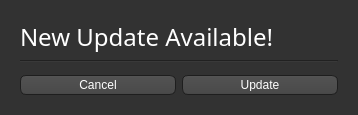
<?xml version="1.0" encoding="UTF-8"?>
<ui version="4.0">
 <class>Update</class>
 <widget class="QDialog" name="Update">
  <property name="windowModality">
   <enum>Qt::ApplicationModal</enum>
  </property>
  <property name="geometry">
   <rect>
    <x>0</x>
    <y>0</y>
    <width>312</width>
    <height>115</height>
   </rect>
  </property>
  <property name="windowTitle">
   <string>Updater</string>
  </property>
  <property name="styleSheet">
   <string notr="true">QToolTip
{
     border: 1px solid black;
     background-color: #ffa02f;
     padding: 1px;
     border-radius: 3px;
     opacity: 100;
}

QWidget
{
    color: white;
    background-color: #323232;
}

QWidget:item:hover
{
    background-color: QLinearGradient( x1: 0, y1: 0, x2: 0, y2: 1, stop: 0 #ffa02f, stop: 1 #ca0619);
    color: #000000;
}

QWidget:item:selected
{
    background-color: QLinearGradient( x1: 0, y1: 0, x2: 0, y2: 1, stop: 0 #ffa02f, stop: 1 #d7801a);
}

QMenuBar
{
	background: #242424;
}

QMenuBar::item
{
    background: transparent;
}

QMenuBar::item:selected
{
    background: transparent;
    border: 1px solid #ffaa00;
}

QMenuBar::item:pressed
{
    background: #444;
    border: 1px solid #000;
    background-color: QLinearGradient(
        x1:0, y1:0,
        x2:0, y2:1,
        stop:1 #212121,
        stop:0.4 #343434/*,
        stop:0.2 #343434,
        stop:0.1 #ffaa00*/
    );
    margin-bottom:-1px;
    padding-bottom:1px;
}

QMenu
{
    border: 1px solid #000;
}

QMenu::item
{
    padding: 2px 20px 2px 20px;
}

QMenu::item:selected
{
    color: #000000;
}

QWidget:disabled
{
    color: #404040;
    background-color: #323232;
}

QLineEdit
{
    background-color: QLinearGradient( x1: 0, y1: 0, x2: 0, y2: 1, stop: 0 #4d4d4d, stop: 0 #646464, stop: 1 #5d5d5d);
    padding: 1px;
    border-style: solid;
    border: 1px solid #1e1e1e;
    border-radius: 5;
}

QPushButton
{
    color: white;
    background-color: QLinearGradient( x1: 0, y1: 0, x2: 0, y2: 1, stop: 0 #565656, stop: 0.1 #525252, stop: 0.5 #4e4e4e, stop: 0.9 #4a4a4a, stop: 1 #464646);
    border-width: 1px;
    border-color: #1e1e1e;
    border-style: solid;
    border-radius: 6;
    padding: 3px;
    padding-left: 5px;
    padding-right: 5px;
}

QPushButton:pressed
{
    background-color: QLinearGradient( x1: 0, y1: 0, x2: 0, y2: 1, stop: 0 #2d2d2d, stop: 0.1 #2b2b2b, stop: 0.5 #292929, stop: 0.9 #282828, stop: 1 #252525);
}

QComboBox
{
    selection-background-color: #ffaa00;
    background-color: QLinearGradient( x1: 0, y1: 0, x2: 0, y2: 1, stop: 0 #565656, stop: 0.1 #525252, stop: 0.5 #4e4e4e, stop: 0.9 #4a4a4a, stop: 1 #464646);
    border-style: solid;
    border: 1px solid #1e1e1e;
    border-radius: 5;
}

QComboBox:hover,QPushButton:hover
{
    border: 2px solid QLinearGradient( x1: 0, y1: 0, x2: 0, y2: 1, stop: 0 #ffa02f, stop: 1 #d7801a);
}


QComboBox:on
{
    padding-top: 3px;
    padding-left: 4px;
    background-color: QLinearGradient( x1: 0, y1: 0, x2: 0, y2: 1, stop: 0 #2d2d2d, stop: 0.1 #2b2b2b, stop: 0.5 #292929, stop: 0.9 #282828, stop: 1 #252525);
    selection-background-color: #ffaa00;
}

QComboBox QAbstractItemView
{
    border: 2px solid darkgray;
    selection-background-color: QLinearGradient( x1: 0, y1: 0, x2: 0, y2: 1, stop: 0 #ffa02f, stop: 1 #d7801a);
}

QComboBox::drop-down
{
     subcontrol-origin: padding;
     subcontrol-position: top right;
     width: 15px;

     border-left-width: 0px;
     border-left-color: darkgray;
     border-left-style: solid; /* just a single line */
     border-top-right-radius: 3px; /* same radius as the QComboBox */
     border-bottom-right-radius: 3px;
 }

QComboBox::down-arrow
{
     image: url(:/down_arrow.png);
}

QGroupBox:focus
{
border: 2px solid QLinearGradient( x1: 0, y1: 0, x2: 0, y2: 1, stop: 0 #ffa02f, stop: 1 #d7801a);
}

QTextEdit:focus
{
    border: 2px solid QLinearGradient( x1: 0, y1: 0, x2: 0, y2: 1, stop: 0 #ffa02f, stop: 1 #d7801a);
}

QScrollBar:horizontal {
     border: 1px solid #222222;
     background: QLinearGradient( x1: 0, y1: 0, x2: 0, y2: 1, stop: 0.0 #121212, stop: 0.2 #282828, stop: 1 #484848);
     height: 7px;
     margin: 0px 16px 0 16px;
}

QScrollBar::handle:horizontal
{
      background: QLinearGradient( x1: 0, y1: 0, x2: 1, y2: 0, stop: 0 #ffa02f, stop: 0.5 #d7801a, stop: 1 #ffa02f);
      min-height: 20px;
      border-radius: 2px;
}

QScrollBar::add-line:horizontal {
      border: 1px solid #1b1b19;
      border-radius: 2px;
      background: QLinearGradient( x1: 0, y1: 0, x2: 1, y2: 0, stop: 0 #ffa02f, stop: 1 #d7801a);
      width: 14px;
      subcontrol-position: right;
      subcontrol-origin: margin;
}

QScrollBar::sub-line:horizontal {
      border: 1px solid #1b1b19;
      border-radius: 2px;
      background: QLinearGradient( x1: 0, y1: 0, x2: 1, y2: 0, stop: 0 #ffa02f, stop: 1 #d7801a);
      width: 14px;
     subcontrol-position: left;
     subcontrol-origin: margin;
}

QAbstractItemView
{
    background-color: #121212;
}

QScrollBar::right-arrow:horizontal, QScrollBar::left-arrow:horizontal
{
      border: 1px solid black;
      width: 1px;
      height: 1px;
      background: white;
}

QScrollBar::add-page:horizontal, QScrollBar::sub-page:horizontal
{
      background: none;
}

QScrollBar:vertical
{
      background: QLinearGradient( x1: 0, y1: 0, x2: 1, y2: 0, stop: 0.0 #121212, stop: 0.2 #282828, stop: 1 #484848);
      width: 7px;
      margin: 16px 0 16px 0;
      border: 1px solid #222222;
}

QScrollBar::handle:vertical
{
      background: QLinearGradient( x1: 0, y1: 0, x2: 0, y2: 1, stop: 0 #ffa02f, stop: 0.5 #d7801a, stop: 1 #ffa02f);
      min-height: 20px;
      border-radius: 2px;
}

QScrollBar::add-line:vertical
{
      border: 1px solid #1b1b19;
      border-radius: 2px;
      background: QLinearGradient( x1: 0, y1: 0, x2: 0, y2: 1, stop: 0 #ffa02f, stop: 1 #d7801a);
      height: 14px;
      subcontrol-position: bottom;
      subcontrol-origin: margin;
}

QScrollBar::sub-line:vertical
{
      border: 1px solid #1b1b19;
      border-radius: 2px;
      background: QLinearGradient( x1: 0, y1: 0, x2: 0, y2: 1, stop: 0 #d7801a, stop: 1 #ffa02f);
      height: 14px;
      subcontrol-position: top;
      subcontrol-origin: margin;
}

QScrollBar::up-arrow:vertical, QScrollBar::down-arrow:vertical
{
      border: 1px solid black;
      width: 1px;
      height: 1px;
      background: white;
}


QScrollBar::add-page:vertical, QScrollBar::sub-page:vertical
{
      background: none;
}

QTextEdit
{
    background-color: #242424;
	padding-left: 1px;
}

QPlainTextEdit
{
    background-color: #242424;
}

QHeaderView::section
{
    background-color: QLinearGradient(x1:0, y1:0, x2:0, y2:1, stop:0 #616161, stop: 0.5 #505050, stop: 0.6 #434343, stop:1 #656565);
    color: white;
    padding-left: 4px;
    border: 1px solid #6c6c6c;
}

QCheckBox:disabled
{
color: #414141;
}

QDockWidget::title
{
    text-align: center;
    spacing: 3px; /* spacing between items in the tool bar */
    background-color: QLinearGradient(x1:0, y1:0, x2:0, y2:1, stop:0 #323232, stop: 0.5 #242424, stop:1 #323232);
}

QDockWidget::close-button, QDockWidget::float-button
{
    text-align: center;
    spacing: 1px; /* spacing between items in the tool bar */
    background-color: QLinearGradient(x1:0, y1:0, x2:0, y2:1, stop:0 #323232, stop: 0.5 #242424, stop:1 #323232);
}

QDockWidget::close-button:hover, QDockWidget::float-button:hover
{
    background: #242424;
}

QDockWidget::close-button:pressed, QDockWidget::float-button:pressed
{
    padding: 1px -1px -1px 1px;
}

QMainWindow::separator
{
    background-color: QLinearGradient(x1:0, y1:0, x2:0, y2:1, stop:0 #161616, stop: 0.5 #151515, stop: 0.6 #212121, stop:1 #343434);
    color: white;
    padding-left: 4px;
    border: 1px solid #4c4c4c;
    spacing: 3px; /* spacing between items in the tool bar */
}

QMainWindow::separator:hover
{

    background-color: QLinearGradient(x1:0, y1:0, x2:0, y2:1, stop:0 #d7801a, stop:0.5 #b56c17 stop:1 #ffa02f);
    color: white;
    padding-left: 4px;
    border: 1px solid #6c6c6c;
    spacing: 3px; /* spacing between items in the tool bar */
}

QToolBar::handle
{
     spacing: 3px; /* spacing between items in the tool bar */
     background: url(:/images/handle.png);
}

QMenu::separator
{
    height: 2px;
    background-color: QLinearGradient(x1:0, y1:0, x2:0, y2:1, stop:0 #161616, stop: 0.5 #151515, stop: 0.6 #212121, stop:1 #343434);
    color: white;
    padding-left: 4px;
    margin-left: 10px;
    margin-right: 5px;
}

QProgressBar
{
    border: 2px solid grey;
    border-radius: 5px;
    text-align: center;
}

QProgressBar::chunk
{
    background-color: #d7801a;
    width: 2.15px;
    margin: 0.5px;
}

QTabBar::tab {
    color: #b1b1b1;
    border: 1px solid #444;
    border-bottom-style: none;
    background-color: #323232;
    padding-left: 10px;
    padding-right: 10px;
    padding-top: 3px;
    padding-bottom: 2px;
    margin-right: -1px;
}

QTabWidget::pane {
    border: 1px solid #444;
    top: 1px;
}

QTabBar::tab:last
{
    margin-right: 0; /* the last selected tab has nothing to overlap with on the right */
    border-top-right-radius: 3px;
}

QTabBar::tab:first:!selected
{
 margin-left: 0px; /* the last selected tab has nothing to overlap with on the right */


    border-top-left-radius: 3px;
}

QTabBar::tab:!selected
{
    color: #b1b1b1;
    border-bottom-style: solid;
    margin-top: 3px;
    background-color: QLinearGradient(x1:0, y1:0, x2:0, y2:1, stop:1 #212121, stop:.4 #343434);
}

QTabBar::tab:selected
{
    border-top-left-radius: 3px;
    border-top-right-radius: 3px;
    margin-bottom: 0px;
}

QTabBar::tab:!selected:hover
{
    /*border-top: 2px solid #ffaa00;
    padding-bottom: 3px;*/
    border-top-left-radius: 3px;
    border-top-right-radius: 3px;
    background-color: QLinearGradient(x1:0, y1:0, x2:0, y2:1, stop:1 #212121, stop:0.4 #343434, stop:0.2 #343434, stop:0.1 #ffaa00);
}

QRadioButton::indicator:checked, QRadioButton::indicator:unchecked{
    color: #b1b1b1;
    background-color: #323232;
    border: 1px solid #b1b1b1;
    border-radius: 6px;
}

QRadioButton::indicator:checked
{
    background-color: qradialgradient(
        cx: 0.5, cy: 0.5,
        fx: 0.5, fy: 0.5,
        radius: 1.0,
        stop: 0.25 #ffaa00,
        stop: 0.3 #323232
    );
}

QCheckBox::indicator{
    color: #b1b1b1;
    background-color: #323232;
    border: 1px solid #b1b1b1;
    width: 9px;
    height: 9px;
}

QRadioButton::indicator
{
    border-radius: 6px;
}

QRadioButton::indicator:hover, QCheckBox::indicator:hover
{
    border: 1px solid #ffaa00;
}

QRadioButton:disabled
{
    background-color: #404040;
}


QCheckBox::indicator:checked
{
    image:url(:/images/checkbox.png);
}

QCheckBox::indicator:disabled, QRadioButton::indicator:disabled
{
    border: 1px solid #444;
}

QWidget[error=&quot;true&quot;]
{
	border: 1px solid red;
}

QWidget[error=&quot;true&quot;]
{
	border: 1px solid red;
}</string>
  </property>
  <layout class="QVBoxLayout" name="verticalLayout_4">
   <item>
    <widget class="QStackedWidget" name="MainWidget">
     <property name="currentIndex">
      <number>0</number>
     </property>
     <widget class="QWidget" name="NewUpdate">
      <layout class="QVBoxLayout" name="verticalLayout_3">
       <item>
        <widget class="QLabel" name="NewUpdate_Title">
         <property name="font">
          <font>
           <family>Continuum Medium</family>
           <pointsize>18</pointsize>
          </font>
         </property>
         <property name="text">
          <string>New Update Available!</string>
         </property>
        </widget>
       </item>
       <item>
        <widget class="Line" name="NewUpdate_Line">
         <property name="orientation">
          <enum>Qt::Horizontal</enum>
         </property>
        </widget>
       </item>
       <item>
        <spacer name="verticalSpacer">
         <property name="orientation">
          <enum>Qt::Vertical</enum>
         </property>
         <property name="sizeHint" stdset="0">
          <size>
           <width>20</width>
           <height>40</height>
          </size>
         </property>
        </spacer>
       </item>
       <item>
        <layout class="QHBoxLayout" name="NewUpdate_Buttons">
         <item>
          <widget class="QPushButton" name="NewUpdate_Cancel">
           <property name="minimumSize">
            <size>
             <width>0</width>
             <height>20</height>
            </size>
           </property>
           <property name="text">
            <string>Cancel</string>
           </property>
          </widget>
         </item>
         <item>
          <widget class="QPushButton" name="NewUpdate_Update">
           <property name="minimumSize">
            <size>
             <width>0</width>
             <height>20</height>
            </size>
           </property>
           <property name="text">
            <string>Update</string>
           </property>
          </widget>
         </item>
        </layout>
       </item>
      </layout>
     </widget>
     <widget class="QWidget" name="Updating">
      <layout class="QVBoxLayout" name="verticalLayout">
       <item>
        <widget class="QLabel" name="Update_Title">
         <property name="font">
          <font>
           <family>Continuum Medium</family>
           <pointsize>18</pointsize>
          </font>
         </property>
         <property name="text">
          <string>Downloading From Github...</string>
         </property>
        </widget>
       </item>
       <item>
        <widget class="Line" name="Updating_Line">
         <property name="orientation">
          <enum>Qt::Horizontal</enum>
         </property>
        </widget>
       </item>
       <item>
        <spacer name="Updating_Spacer">
         <property name="orientation">
          <enum>Qt::Vertical</enum>
         </property>
         <property name="sizeHint" stdset="0">
          <size>
           <width>20</width>
           <height>185</height>
          </size>
         </property>
        </spacer>
       </item>
       <item>
        <widget class="QProgressBar" name="Update_Progress">
         <property name="maximum">
          <number>100</number>
         </property>
         <property name="value">
          <number>0</number>
         </property>
        </widget>
       </item>
      </layout>
     </widget>
     <widget class="QWidget" name="NoUpdate">
      <layout class="QVBoxLayout" name="verticalLayout_5">
       <item>
        <widget class="QLabel" name="NoUpdate_Title">
         <property name="font">
          <font>
           <family>Continuum Medium</family>
           <pointsize>18</pointsize>
          </font>
         </property>
         <property name="text">
          <string>No New Updates :(</string>
         </property>
        </widget>
       </item>
       <item>
        <widget class="Line" name="NoUpdate_Line">
         <property name="orientation">
          <enum>Qt::Horizontal</enum>
         </property>
        </widget>
       </item>
       <item>
        <spacer name="NoUpdate_Spacer">
         <property name="orientation">
          <enum>Qt::Vertical</enum>
         </property>
         <property name="sizeHint" stdset="0">
          <size>
           <width>20</width>
           <height>40</height>
          </size>
         </property>
        </spacer>
       </item>
       <item>
        <widget class="QPushButton" name="NoUpdate_Button">
         <property name="minimumSize">
          <size>
           <width>0</width>
           <height>20</height>
          </size>
         </property>
         <property name="text">
          <string>Close</string>
         </property>
        </widget>
       </item>
      </layout>
     </widget>
    </widget>
   </item>
  </layout>
 </widget>
 <resources/>
 <connections/>
</ui>
